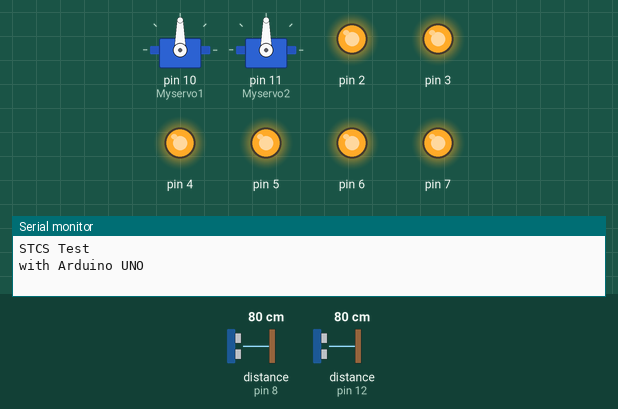
A sketch run on a simulated Arduino Uno, built with avr-gcc and run on an emulated ATmega328P. Parts: 2 × servo, output pins drawn as LEDs (lit = HIGH), the last lines printed to the serial monitor. Wiring (inferred from the names in the program): 2 × ultrasonic range finder: trigger pin 9, echo pin 8 / trigger pin 13, echo pin 12. The inputs (shaded band) are chosen by the test bench; at power-on: distance to the obstacle (sensors on pin 8, pin 12) 80 cm. The echo pulse lasts 58.3 µs per cm; pins used as bus, display or sensor lines are not drawn.

Above: at 1.2 s.
1.3 s: distance to the obstacle (sensor on pin 8) set to 7 cm
2.8 s: distance to the obstacle (sensor on pin 8) set to 4 cm
At 5.0 s:
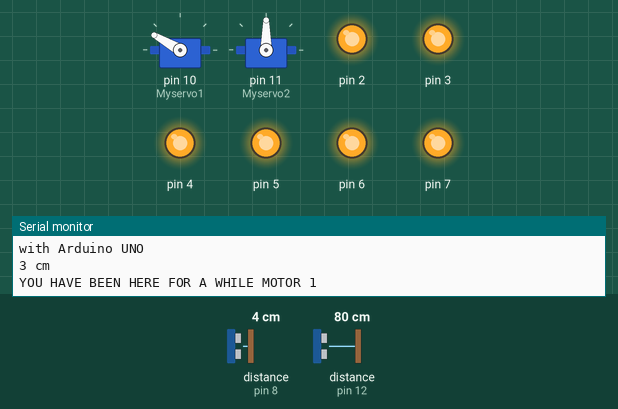
At 5.9 s:
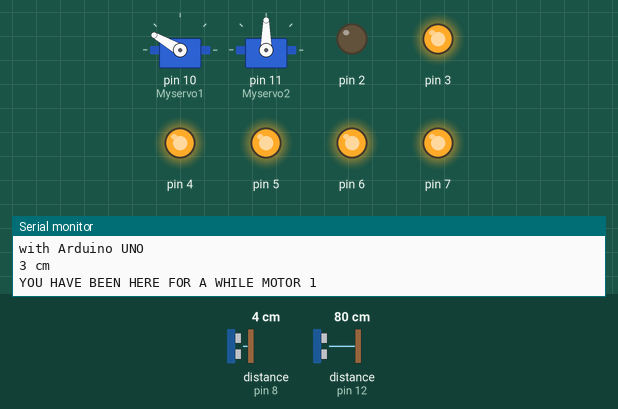
Timing chart, 0 to 11.8 s (numbered marks = the images above; inputs shaded):
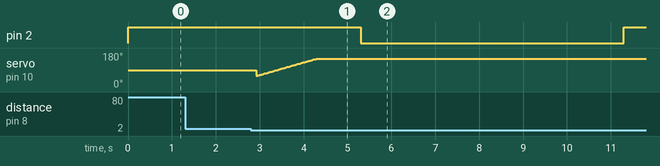

The sketch:

arduino_board_code.ino
```cpp
// For the UltraSonic sensor
#define echoPin1 8 // attach pin D2 Arduino to pin Echo of HC-SR04
#define trigPin1 9 //attach pin D3 Arduino to pin Trig of HC-SR04

#define echoPin2 12 // attach pin D2 Arduino to pin Echo of HC-SR04
#define trigPin2 13 //attach pin D3 Arduino to pin Trig of HC-SR04

#include<Servo.h>
Servo Myservo1;
Servo Myservo2;
int pos;
int start_pos = 60;
int end_pos = 150;

// defines variables
long duration1; // variable for the duration of sound wave travel
int distance1; // variable for the distance measurement

long duration2; // variable for the duration of sound wave travel
int distance2; // variable for the distance measurement

int counter1 = 0;
int counter2 = 0;

String command;

void setup()
{
  DDRD = B11111111; // set PORTD (digital 7~0) to outputs
  Serial.begin(9600); // // Serial Communication is starting with 9600 of baudrate speed
  Serial.println("STCS Test"); // print some text in Serial Monitor
  Serial.println("with Arduino UNO");

  // For the UltraSonic sensor  1
  pinMode(trigPin1, OUTPUT); // Sets the trigPin as an OUTPUT
  pinMode(echoPin1, INPUT); // Sets the echoPin as an INPUT

  // For the UltraSonic sensor  2
  pinMode(trigPin2, OUTPUT); // Sets the trigPin as an OUTPUT
  pinMode(echoPin2, INPUT); // Sets the echoPin as an INPUT

  Myservo1.attach(10);
  Myservo2.attach(11);
  PORTD = B11111111;     // Lights OFF
}

int get_distance_1(){
    // Clears the trigPin condition
  digitalWrite(trigPin1, LOW);
  delayMicroseconds(2);
  // Sets the trigPin HIGH (ACTIVE) for 10 microseconds
  digitalWrite(trigPin1, HIGH);
  delayMicroseconds(10);
  digitalWrite(trigPin1, LOW);
  // Reads the echoPin, returns the sound wave travel time in microseconds
  int duration = pulseIn(echoPin1, HIGH);
  // Calculating the distance
  int distance = duration * 0.034 / 2; // Speed of sound wave divided by 2 (go and back)
  // Displays the distance on the Serial Monitor
  return distance;
  }

  int get_distance_2(){
    // Clears the trigPin condition
  digitalWrite(trigPin2, LOW);
  delayMicroseconds(2);
  // Sets the trigPin HIGH (ACTIVE) for 10 microseconds
  digitalWrite(trigPin2, HIGH);
  delayMicroseconds(10);
  digitalWrite(trigPin2, LOW);
  // Reads the echoPin, returns the sound wave travel time in microseconds
  int duration = pulseIn(echoPin2, HIGH);
  // Calculating the distance
  int distance = duration * 0.034 / 2; // Speed of sound wave divided by 2 (go and back)
  // Displays the distance on the Serial Monitor
  return distance;
  }
void loop()
{
    if (Serial.available()) {
    command = Serial.readStringUntil('\n');
    command.trim();
    if (command.equals("red1")) {
        PORTD = B01111111; // RED
//        delay(3000);
//        PORTD = B11111111;   // Lights OFF
        delay(3000);
    }

    else if (command.equals("green2")) {
        PORTD = B11101111; // RED
//       delay(3000);
//        PORTD = B11111111;   // Lights OFF
        delay(3000);
    }
    else if (command.equals("green1")) {
        PORTD = B11011111;   // GREEN
        delay(3000);
//        PORTD = B11111111;   // Lights OFF
//        delay(1000);
    }
    else if (command.equals("red2")) {
        PORTD = B11110111;   // GREEN
//        delay(3000);
//        PORTD = B11111111;   // Lights OFF
        delay(3000);
    }
    else if (command.equals("off")) {
      delay(3000);
        PORTD = B11111111;   // Lights OFF
    }
    else {
      Serial.println("bad command");
    }
    Serial.print("Command: ");
    Serial.println(command);
  }

  distance1 = get_distance_1();
  distance2 = get_distance_2();


  if(distance1 < 5){
    counter1++;
    if(counter1>20){
        Serial.print(distance1);
        Serial.println(" cm");
        Serial.println("YOU HAVE BEEN HERE FOR A WHILE MOTOR 1");
        counter1 = 0;

        // Open LID
        for(pos=start_pos;pos<=end_pos;pos++){
          Myservo1.write(pos);
          delay(15);
          }
            delay(1000);


         //STRIP 2 :
          PORTD = B11111011;     // BLUE
          delay(6000);
          PORTD = B11111111;     // Lights OFF
          delay(1000);


         for(pos=end_pos;pos>=start_pos;pos--){
          Myservo1.write(pos);
          delay(15);
          }
            delay(20000);
      }
    }else{
      counter1=0;}


   if(distance2 < 5){
    counter2++;
    if(counter2>20){
        Serial.print(distance2);
        Serial.println(" cm");
        Serial.println("YOU HAVE BEEN HERE FOR A WHILE MOTOR 2");
        counter2 = 0;

        for(pos=start_pos;pos<=end_pos;pos++){
          Myservo2.write(pos);
          delay(15);
          }
            delay(1000);


        //STRIP 1 :
        PORTD = B11011111;     // BLUE
        //PORTD = B10111111;   // GREEN
        delay(6000);
        PORTD = B11111111;     // Lights OFF
        delay(1000);


        for(pos=end_pos;pos>=start_pos;pos--){
          Myservo2.write(pos);
          delay(15);
          }
            delay(20000);

      }
    }else{
      counter2=0;}

//
//  Serial.print("Distance: ");
//  Serial.print(distance);
//  Serial.println(" cm");

//
//  //STRIP 1 :
//  PORTD = B11011111;     // BLUE
//  delay(3000);
//  PORTD = B11111111;     // Lights OFF
//  delay(1000);
//
//  PORTD = B10111111;   // GREEN
//  delay(3000);
//  PORTD = B11111111;   // Lights OFF
//  delay(1000);
//
//
//    PORTD = B01101111; // RED
//  delay(3000);
//  PORTD = B11111111;   // Lights OFF
//  delay(1000);
//
//
//    //STRIP 2 :
//  PORTD = B11111011;     // BLUE
//  delay(3000);
//  PORTD = B11111111;     // Lights OFF
//  delay(1000);
//
//  PORTD = B11110111;   // GREEN
//  delay(3000);
//  PORTD = B11111111;   // Lights OFF
//  delay(1000);
//
//
//    PORTD = B11101111; // RED
//  delay(3000);
//  PORTD = B11111111;   // Lights OFF
//  delay(1000);
//

}
```

Measured:
- the behaviour switches between 6 and 5 cm on distance to the obstacle (sensor on pin 8) (found by bisection; images 0 and 1)
- after the input at 1.3 s, every drawn part: stays the same
- after the input at 2.8 s, pin 2: HIGH → LOW after 2.5 s, → HIGH 6.0 s later
